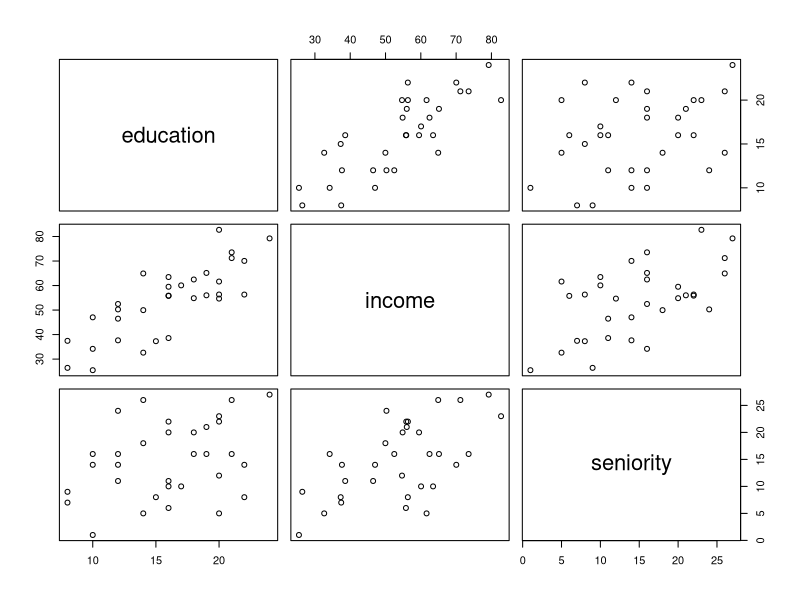
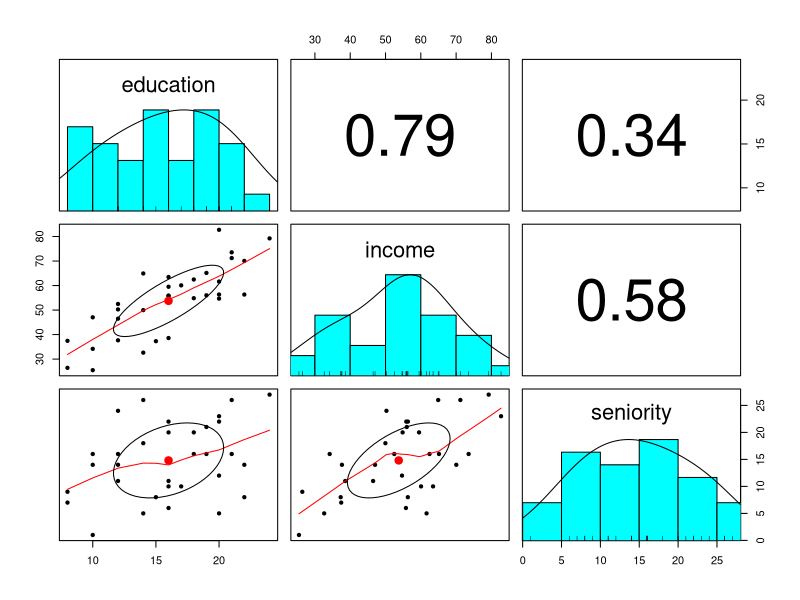
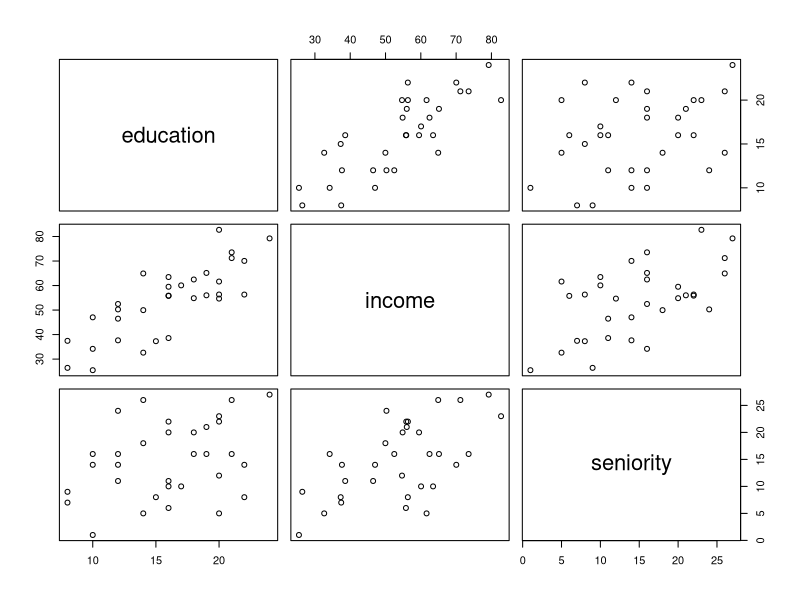
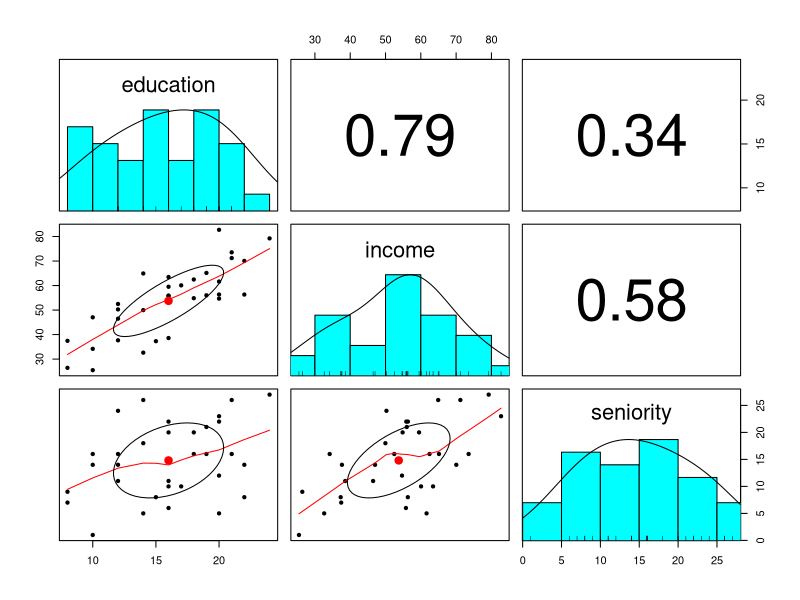
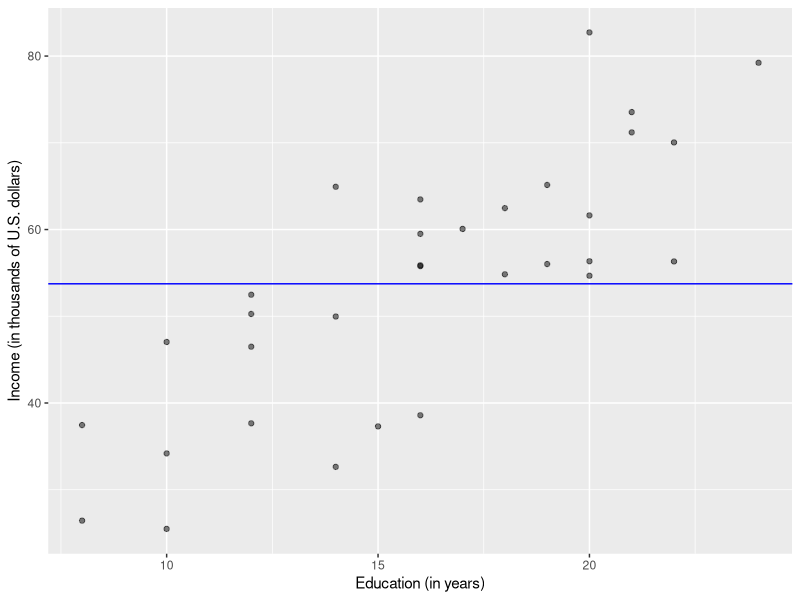
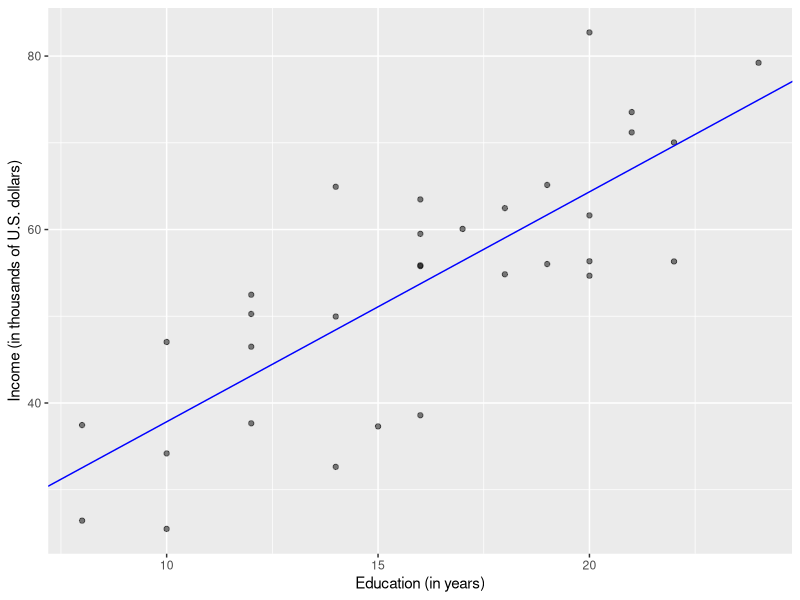

Generate these figures, in order, with R: (Note: this script raises an error after producing the figures.)
# DPUK - Linear models training - Wednesday
# Author: Umberto Noe, Tom Booth

# Library imports
# ===============

library(tidyverse)
library(psych)


# Riverview data
# ==============

riverview <- read_csv("riverview.csv")
head(riverview)
summary(riverview)

riverview %>%
    select(party) %>%
    table()

riverview$party <- 
    factor(riverview$party, 
           levels = c("Independent", "Republican", "Democrat"))

riverview %>%
    select(male) %>%
    table()

riverview$male <- 
    factor(riverview$male, 
           levels = c(0, 1),
           labels = c("NotMale", "Male"))

riverview %>%
    select(gender) %>%
    table()

riverview$gender <- 
    factor(riverview$gender, 
           levels = c("female", "male"))

head(riverview)

# Summary statistics, but omit factors
describe(riverview, omit = TRUE)

# Pairwise scatterplots
riverview %>%
    select(education, income, seniority) %>%
    pairs()

riverview %>%
    select(education, income, seniority) %>%
    pairs.panels()

# Correlations
riverview %>%
    select(education, income, seniority) %>%
    cor()

# Alternatively
# =============

# Find the numeric variables
names(riverview)
num <- c("education", "income", "seniority")
describe(riverview[, num])

# Pairwise scatterplots and correlations
pairs(riverview[, num])
pairs.panels(riverview[, num])

# Correlations
cor(riverview[, num])


# Practice 1: DPUK data
# =====================

# 1. Choose:
#   (a) an outcome variable
#   (b) one or two numeric explanatory variables
#   (c) one categorical variable

# 2. Convert the categorical variable to a factor and tidy up the levels of the 
# factor.


# Riverview modelling
# ===================

# Model 0: intercept-only model

mdl0 <- lm(income ~ 1, data = riverview)
summary(mdl0)

ggplot(riverview, aes(x = education, y = income)) +
    geom_point(alpha = 0.5) +
    geom_abline(intercept = 53.742, slope = 0, color = 'blue') +
    labs(x = "Education (in years)", 
         y = "Income (in thousands of U.S. dollars)")

riverview <- riverview %>%
    mutate(income_hat_mdl0 = predict(mdl0, newdata = riverview))
riverview


# Model 1: income ~ education

mdl1 <- lm(income ~ education, data = riverview)
summary(mdl1)

ggplot(riverview, aes(x = education, y = income)) +
    geom_point(alpha = 0.5) +
    geom_abline(intercept = 11.3214, slope = 2.6513, color = 'blue') +
    labs(x = "Education (in years)", 
         y = "Income (in thousands of U.S. dollars)")

riverview <- riverview %>%
    mutate(income_hat_mdl1 = predict(mdl1, newdata = riverview))
riverview


# Model 2: income ~ education + seniority
# =======================================

mdl2 <- lm(income ~ education + seniority, data = riverview)
summary(mdl2)

riverview <- riverview %>%
    mutate(income_hat_mdl2 = predict(mdl2, newdata = riverview))
riverview


# Model comparison
# ================

anova(mdl0, mdl1, mdl2)


# Residuals and residual sum of squares
# =====================================

riverview <- riverview %>%
    mutate(resid0 = income - income_hat_mdl0,
           resid1 = income - income_hat_mdl1,
           resid2 = income - income_hat_mdl2)
riverview

rss <- riverview %>%
    summarise(RSS0 = sum(resid0^2),
              RSS1 = sum(resid1^2),
              RSS2 = sum(resid2^2))
rss

# In R, you get the residual sum of squares with the deviance() function
deviance(mdl0)
deviance(mdl1)
deviance(mdl2)


# Practice 2: Riverview with categorical predictor
# ==============================================

# 1. Mean-centre education for better interpretability.


# 2. Fit a model that uses mean-centred education and party as predictors of income


# Consider the following output

predict(fit1, newdata = tibble(education_mc = 0, party = 'Independent'))
predict(fit1, newdata = tibble(education_mc = 0, party = 'Republican'))
predict(fit1, newdata = tibble(education_mc = 0, party = 'Democrat'))

# 3. What do the estimated betas from (2) represent? 


# Practice 3: DPUK data
# =====================

# 1. Using the outcome variable and the predictors from Practice 1, fit a linear
# model that predicts the outcome using those explanatory variables.

# 2. Interpret the model coefficients, t-statistic, and p-values.

# 3. How good is the model fit?

# 4. Drop one or two predictors from the model, and test whether the addition of 
# those predictors leads to a significant reduction in residual sum of squares.
